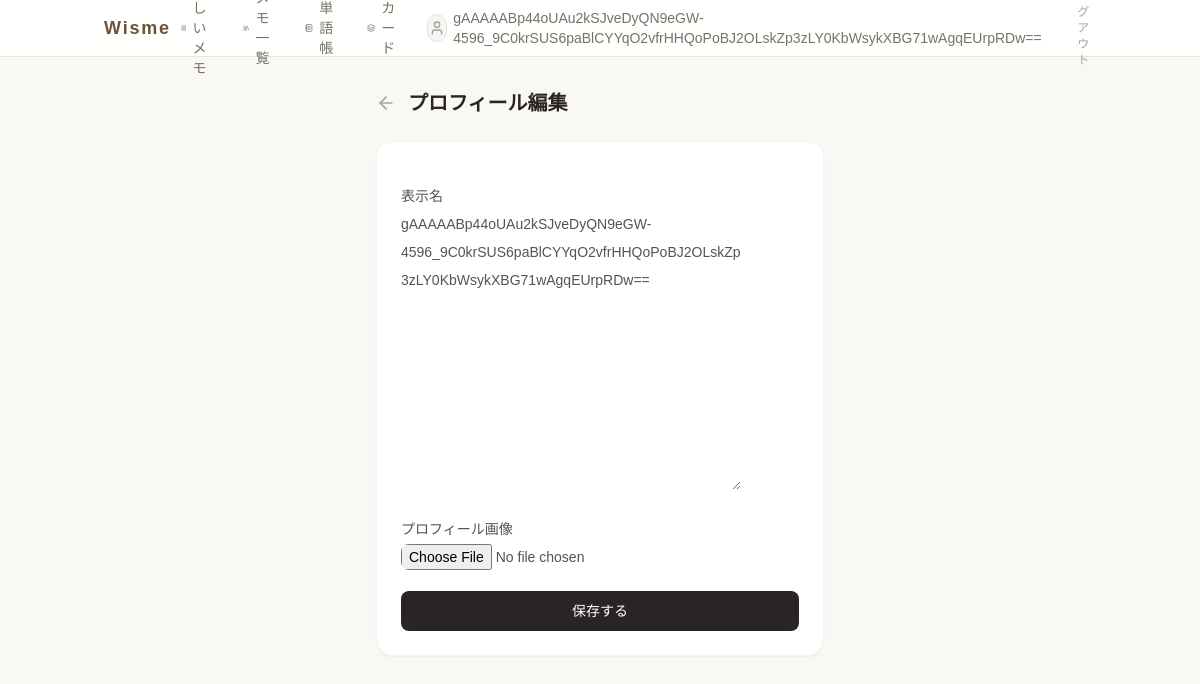
Page /wisme/profile/update/ (signed in) on the committed database.
### wisme/models.py (models this page shows, shortened)
class CustomUser(AbstractUser):
    display_name = EncryptedCharField(max_length=100, blank=True, verbose_name="表示名")
    profile_image = models.ImageField(
        upload_to='media/profile/', blank=True, null=True, verbose_name="プロフィール画像"
    )

### wisme/views.py (the view)
class UserProfileUpdateView(LoginRequiredMixin, UpdateView):
    model = CustomUser
    form_class = UserProfileForm
    template_name = 'wisme/profile_update.html'
    success_url = reverse_lazy('wisme:profile')
    def get_object(self):
        return self.request.user

### wisme/forms.py
class UserProfileForm(ModelForm):
    class Meta:
        model = CustomUser
        fields = ['display_name', 'profile_image']

### templates/wisme/profile_update.html (shortened to what this page needs)
{% extends "base/wisme_base.html" %}
{% block body %}
<div class="max-w-md mx-auto">
    <div class="flex items-center gap-3 mb-6">
        <a href="{% url 'wisme:profile' %}" class="text-stone-400 hover:text-stone-700 transition-colors">
            <i data-lucide="arrow-left" class="w-5 h-5"></i>
        </a>
        <h1 class="text-xl font-semibold text-stone-800">プロフィール編集</h1>
    </div>
    <form method="POST" enctype="multipart/form-data"
          class="bg-white rounded-2xl border border-stone-100 shadow-sm p-6 space-y-5">
        {% for field in form %}
        <div class="space-y-1">
            <label class="block text-sm font-medium text-stone-600">{{ field.label }}</label>
            <div class="text-sm text-stone-600 leading-loose
                        [&_input]:w-full [&_input]:border [&_input]:border-stone-200 [&_input]:rounded-lg [&_input]:px-3 [&_input]:py-2 [&_input]:text-sm [&_input]:bg-[#FAF8F4] [&_input]:outline-none [&_input]:transition-colors [&_input]:focus:border-accent-500 [&_input]:focus:ring-2 [&_input]:focus:ring-accent-100
                        [&_input[type=file]]:border-0 [&_input[type=file]]:p-0 [&_input[type=file]]:bg-transparent [&_input[type=file]]:ring-0 [&_input[type=file]]:focus:ring-0
                        [&_input[type=checkbox]]:!w-4 [&_input[type=checkbox]]:!h-4 [&_input[type=checkbox]]:!p-0 [&_input[type=checkbox]]:!m-0 [&_input[type=checkbox]]:!ml-3 [&_input[type=checkbox]]:!mr-1 [&_input[type=checkbox]]:align-middle [&_input[type=checkbox]]:!rounded [&_input[type=checkbox]]:!border [&_input[type=checkbox]]:!border-stone-300 [&_input[type=checkbox]]:!bg-white [&_input[type=checkbox]]:accent-accent-500 [&_input[type=checkbox]]:!ring-0
                        [&>label]:align-middle [&>label]:cursor-pointer [&>a]:text-accent-700 [&>a]:underline [&>a]:underline-offset-2 [&>a]:hover:text-accent-500">
                {{ field }}
            </div>
        </div>
        {% endfor %}
        <button type="submit"
                class="w-full bg-stone-800 text-white py-2.5 rounded-lg hover:bg-stone-700 transition-colors font-medium text-sm"
                onclick="showToast('プロフィールを更新しました ✓')">
            保存する
        </button>
    </form>
</div>
{% endblock %}

### templates/base/wisme_base.html (shortened to what this page needs)
<!DOCTYPE html>
<html lang="ja">
<head>
    <script src="https://cdn.tailwindcss.com"></script>
    <link rel="stylesheet" href="/static/wisme/css/style.css">
</head>
<body class="bg-[#FAF8F4] text-[#2C2C2C] min-h-screen flex flex-col">
    <header class="border-b border-stone-200 bg-white/90 backdrop-blur-sm sticky top-0 z-40">
        <div class="max-w-5xl mx-auto px-4 h-14 flex items-center justify-between">
            <a href="{% url 'wisme:index' %}" class="text-lg font-semibold tracking-widest text-accent-700 hover:text-accent-500 transition-colors">Wisme</a>
            <nav class="flex items-center gap-1 sm:gap-1.5 text-sm text-stone-500">
                {% if user.is_authenticated %}
                    <a href="{% url 'wisme:page_create' %}"
                       class="flex items-center gap-1.5 rounded-lg px-2.5 py-1.5 hover:bg-amber-100 hover:text-amber-800 transition-colors">
                        <i data-lucide="book-plus" class="w-4 h-4"></i>
                        <span class="hidden sm:inline">新しいメモ</span>
                    </a>
                    <a href="{% url 'wisme:page_list' %}"
                       class="flex items-center gap-1.5 rounded-lg px-2.5 py-1.5 hover:bg-accent-100 hover:text-accent-700 transition-colors">
                        <i data-lucide="library" class="w-4 h-4"></i>
                        <span class="hidden sm:inline">メモ一覧</span>
                    </a>
                    <a href="{% url 'wisme:word_list' %}"
                       class="flex items-center gap-1.5 rounded-lg px-2.5 py-1.5 hover:bg-emerald-100 hover:text-emerald-800 transition-colors">
                        <i data-lucide="notebook-text" class="w-4 h-4"></i>
                        <span class="hidden sm:inline">単語帳</span>
                    </a>
                    <a href="{% url 'wisme:flashcard' %}"
                       class="flex items-center gap-1.5 rounded-lg px-2.5 py-1.5 hover:bg-sky-100 hover:text-sky-800 transition-colors">
                        <i data-lucide="layers" class="w-4 h-4"></i>
                        <span class="hidden sm:inline">カード</span>
                    </a>
                    {% with sa=user.socialaccount_set.first %}
                    <a href="{% url 'wisme:profile' %}"
                       class="flex items-center gap-1.5 rounded-lg px-2 py-1 hover:bg-rose-100 hover:text-rose-800 transition-colors">
                        {% if user.profile_image %}
                            <img src="{{ user.profile_image.url }}" alt=""
                                 class="w-7 h-7 rounded-full object-cover border border-stone-200">
                        {% elif sa.get_avatar_url %}
                            <img src="{{ sa.get_avatar_url }}" alt=""
                                 class="w-7 h-7 rounded-full object-cover border border-stone-200">
                        {% else %}
                            <span class="w-7 h-7 rounded-full bg-stone-100 flex items-center justify-center border border-stone-200">
                                <i data-lucide="user" class="w-4 h-4 text-stone-400"></i>
                            </span>
                        {% endif %}
                        <span class="hidden sm:inline">{{ user.display_name|default:user.username }}</span>
                    </a>
                    {% endwith %}
                    <a href="{% url 'account_logout' %}"
                       class="ml-1 rounded-lg px-2.5 py-1.5 text-xs text-stone-400 hover:bg-stone-100 hover:text-stone-700 transition-colors">ログアウト</a>
                {% else %}
                    <a href="{% url 'account_login' %}"
                       class="rounded-lg px-2.5 py-1.5 hover:bg-stone-100 hover:text-stone-900 transition-colors">ログイン</a>
                    <a href="{% url 'account_signup' %}"
                       class="bg-accent-500 text-white px-3 py-1.5 rounded-md text-xs hover:bg-accent-600 transition-colors">新規登録</a>
                {% endif %}
            </nav>
        </div>
    </header>
    <main class="flex-1 max-w-5xl mx-auto w-full px-4 py-8">
        {% block body %}{% endblock %}
    </main>
</body>
</html>

### rows in the picture
CustomUser: display_name "gAAAAABp44oUAu2kSJveDyQN9eGW-4596_9C0krSUS6paBlCYYqO2vfrHHQoPoBJ2OLskZp3zLY0KbWsykXBG71wAgqEUrpRDw==", form "gAAAAABp44oUAu2kSJveDyQN9eGW-4596_9C0krSUS6paBlCYYqO2vfrHHQoPoBJ2OLskZp3zLY0KbWsykXBG71wAgqEUrpRDw=="

### other values in the picture
{{ field.label }} "表示名" "プロフィール画像"
